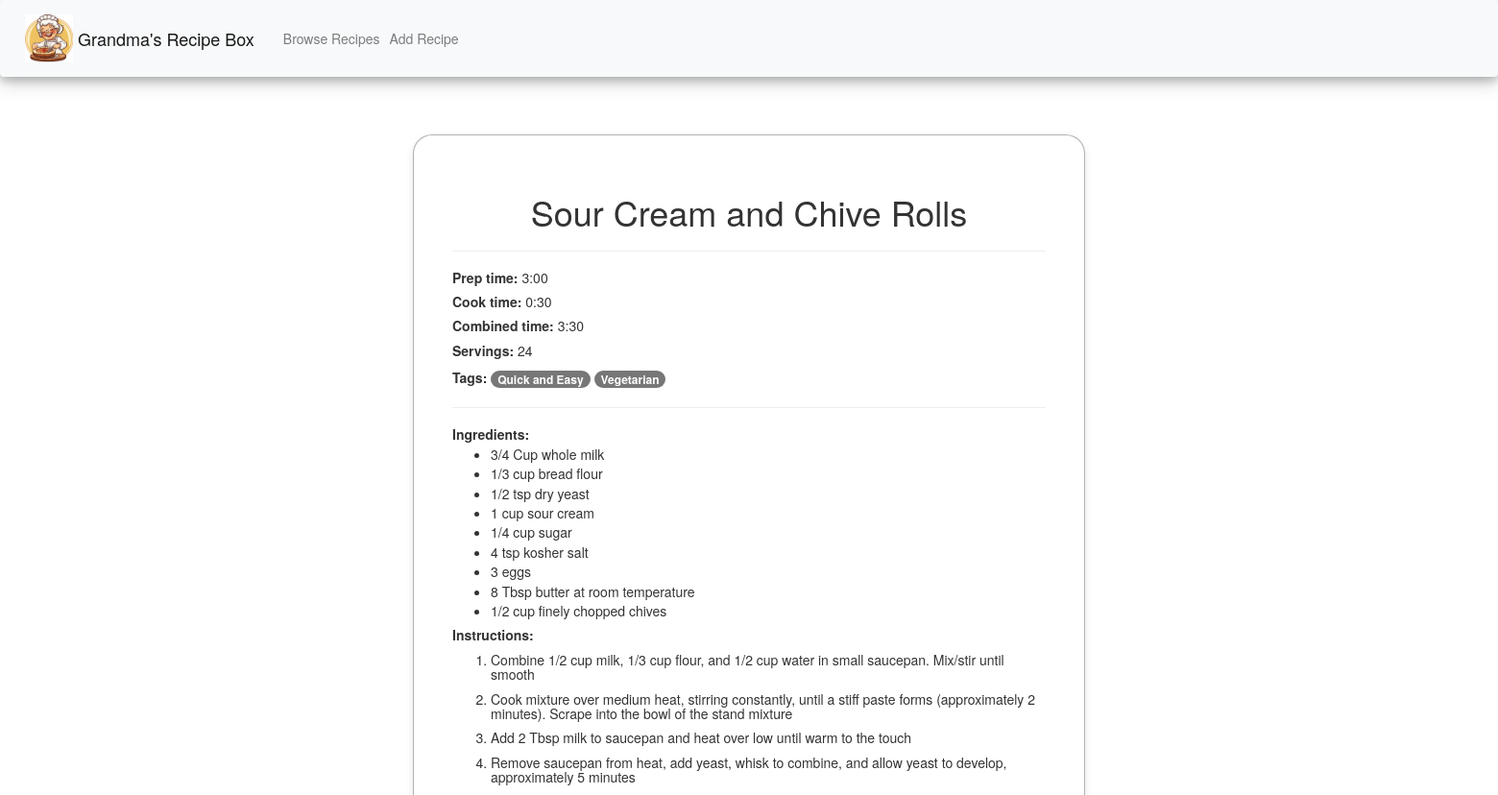
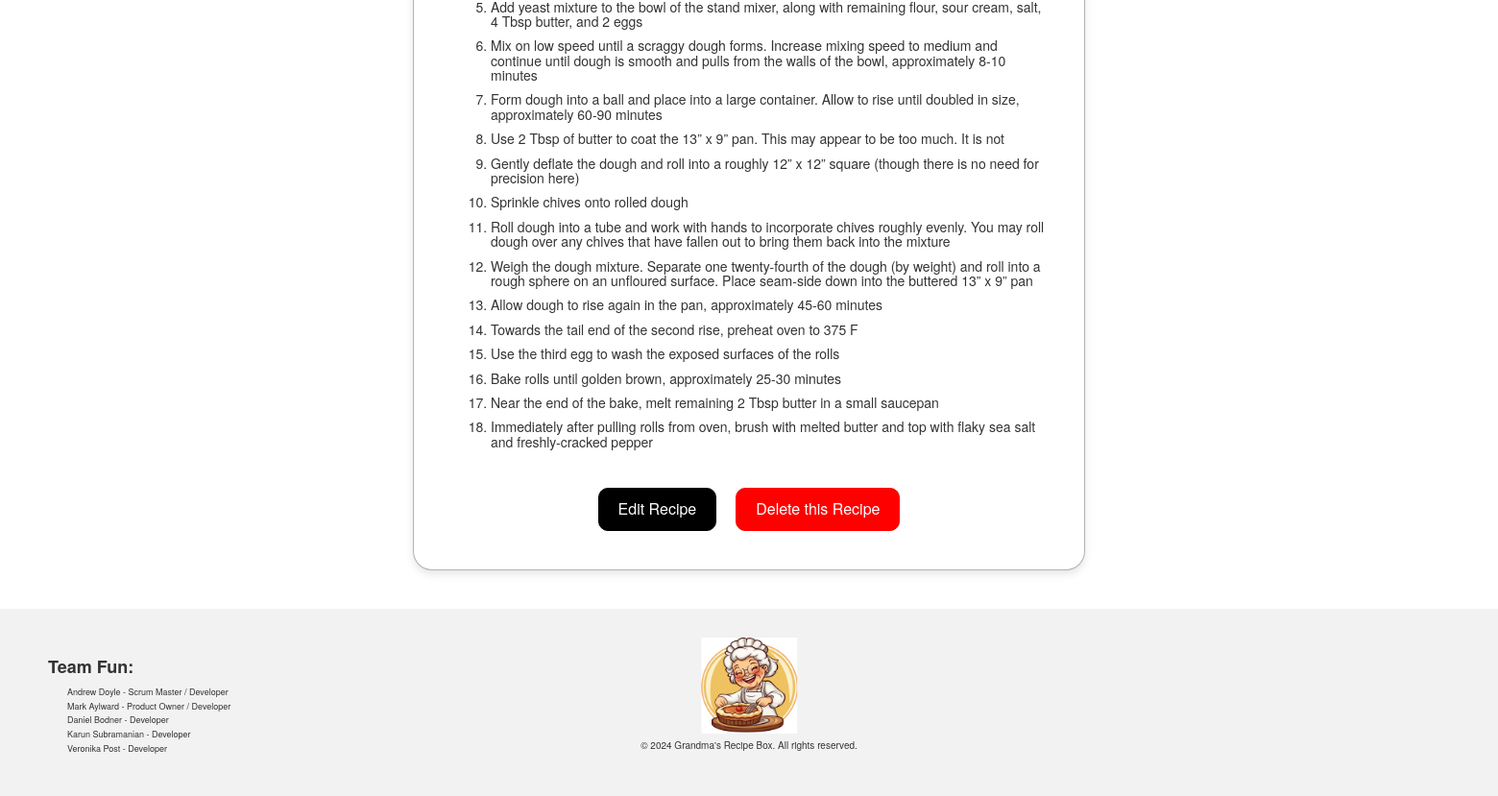
/viewRecipe/22, run on an earlier commit of the app's database (2 pictures, top to bottom).
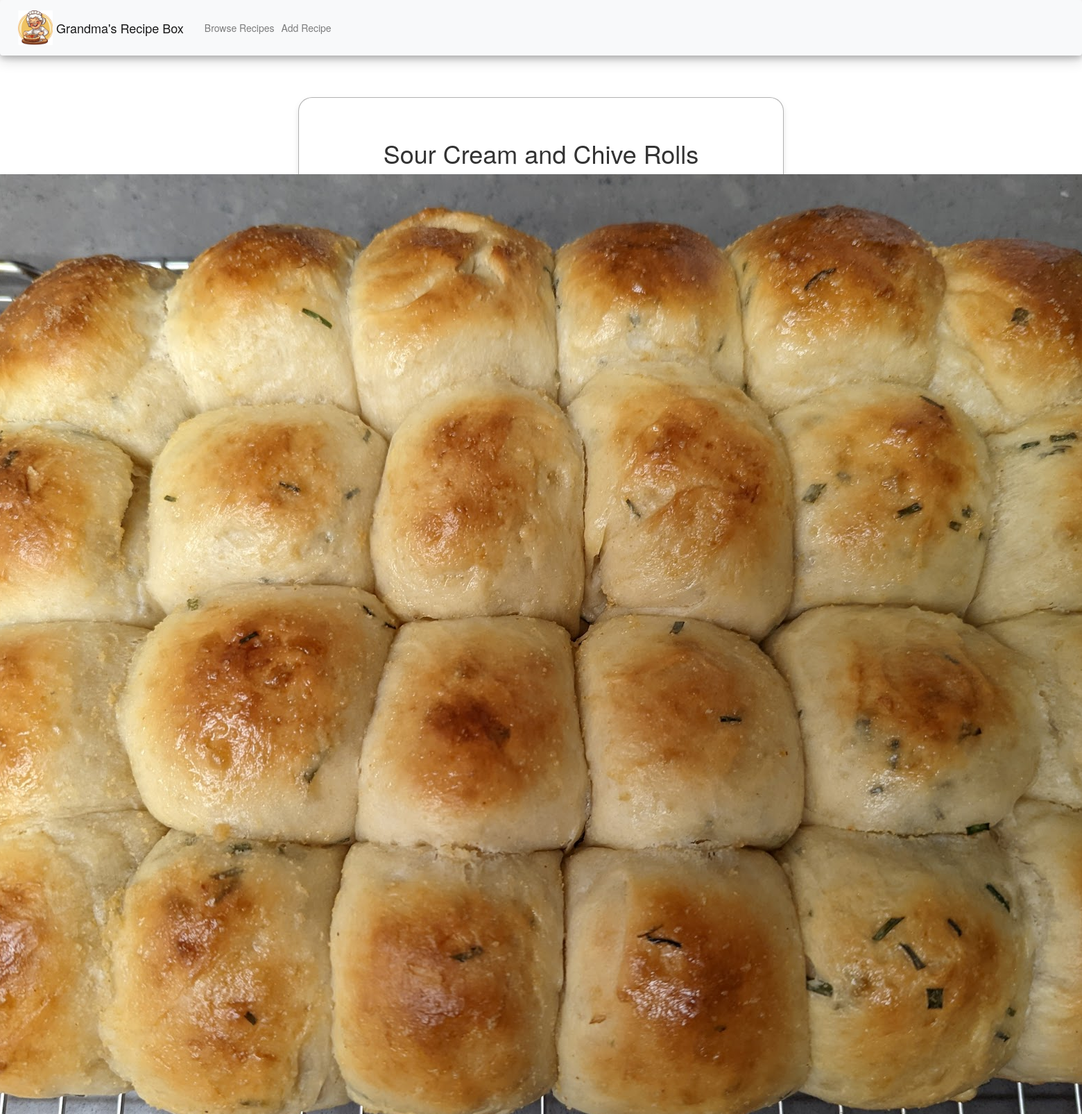
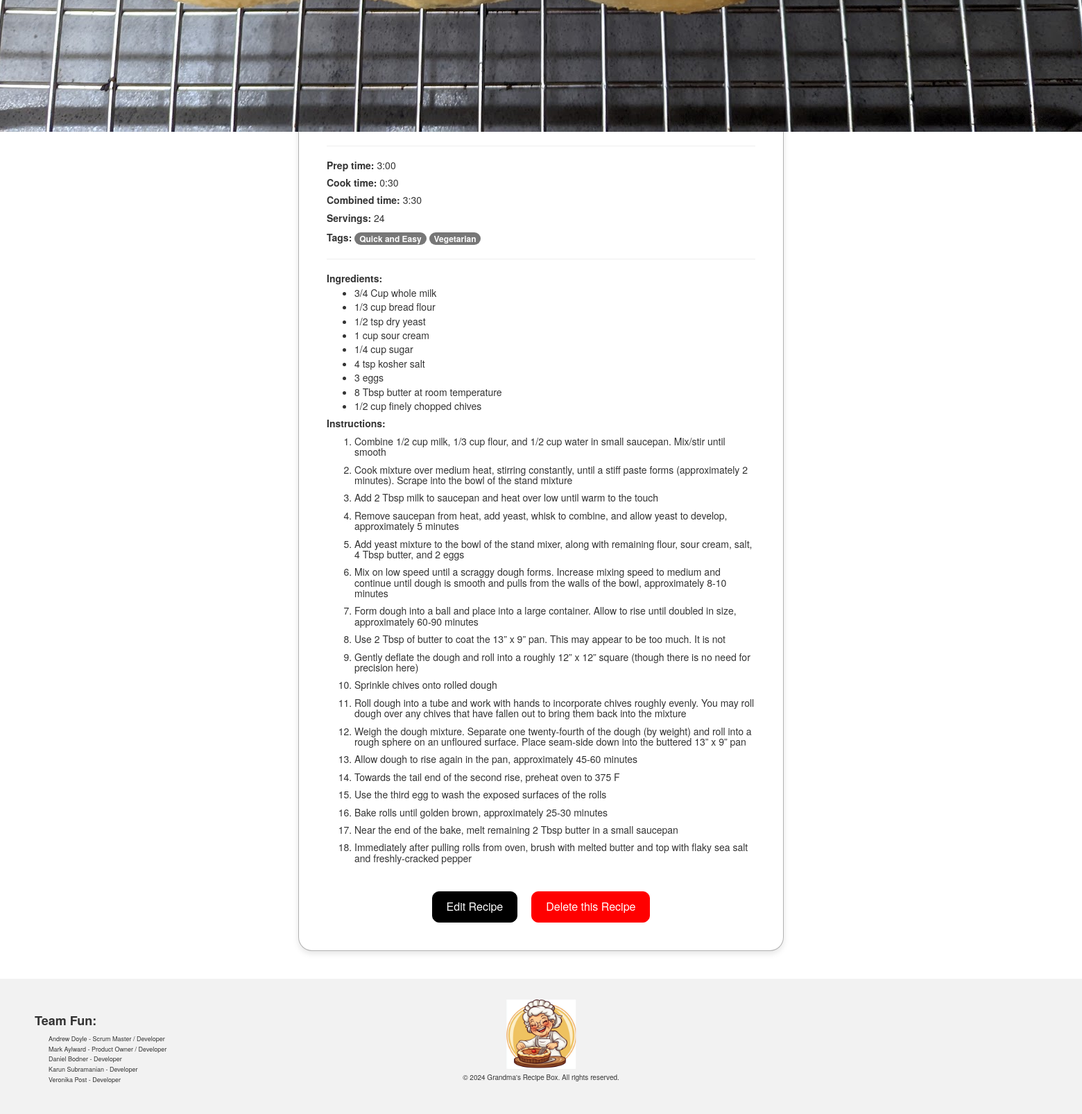
And on a later commit of the database (2 pictures, top to bottom).
### recipes/models.py (models this page shows, shortened)
class Recipe(models.Model):
    title = models.CharField(max_length=100, null=False, blank=False)
    ingredients = models.TextField(null=False, blank=False)
    instructions = models.TextField(null=False, blank=False)
    prepMinutes = models.IntegerField(null=False, blank=False)
    cookMinutes = models.IntegerField(null=False, blank=False)
    servings = models.IntegerField(null=False, blank=False)
    tags = TaggableManager()
    image = models.ImageField(upload_to='images/', null=True, blank=True)
    thumbnail = ImageSpecField(
        source = 'image',
        processors = [ResizeToFit(300, 300)],
        format = 'JPEG',
        options = {'quality':80}
    )
    def get_ingredients_list(self):
        return self.ingredients.split("\n")
    def get_formatted_ingredients(self):
        html = []
        html.append("<ul>")
        lines = self.get_ingredients_list()
        for line in lines:
            html.append("<li class='ingredientItem'>" + self.clean_line(line) + "</li>")
        html.append("</ul>")
        return "".join(html)
    def get_instructions_list(self):
        return self.instructions.split('\n')
    def get_formatted_instructions(self):
        html = []
        html.append("<ol>")
        lines = self.get_instructions_list()
        for line in lines:
            html.append("<li class='instructionItem'>" + line + "</li>")
        html.append("</ol>")
        return "".join(html)
    def convert_mins_to_hhmm(self, mins):
        hours = mins // 60
        minutes = mins % 60
        return f"{hours}:{minutes:02d}"
    def combine_times(self):
        total_time = self.prepMinutes + self.cookMinutes
        return self.convert_mins_to_hhmm(total_time)
    def clean_line(self, line):
        sep_line = line.split(",")
        clean_line = " ".join(sep_line)
        return clean_line
    def get_tag_list(self):
        return list(self.tags.names())

### recipes/views.py (the view)
# urls.py: path("viewRecipe/<int:id>", views.viewRecipe, name="viewRecipe"),
def viewRecipe(request, id):
    recipe = crud_get_recipes(id = id)
    formattedIngredients = recipe.get_formatted_ingredients()
    formattedInstructions = recipe.get_formatted_instructions()
    prepTime = recipe.convert_mins_to_hhmm(recipe.prepMinutes)
    cookTime = recipe.convert_mins_to_hhmm(recipe.cookMinutes)
    combinedTime = recipe.combine_times()
    tags = recipe.get_tag_list()
    return render(request, "viewRecipe.html", {
        "recipe": recipe,
        "formattedIngredients": formattedIngredients,
        "formattedInstructions": formattedInstructions,
        "prepTime": prepTime,
        "cookTime" : cookTime,
        "combinedTime" : combinedTime,
        "tags": tags
    })

### recipes/crud.py (called while the page is built)
def crud_get_recipes(id = -1, tags = ()):
    if id != -1:
        return Recipe.objects.filter(id=id)[0]
    if tags:
        return Recipe.objects.filter(tags__name__in = tags)
    return Recipe.objects.all()

### recipes/templates/viewRecipe.html (shortened to what this page needs)
{% extends "layout.html" %}
{% block body %}
    <div class="mainDiv">
        <div class="viewRecipe">
            <h1 class="pageHeader">{{ recipe.title }}</h1>
            {% if recipe.image %}
                <div style="display:flex;justify-content:center;align-items:center;">
                    <img src="{{ recipe.thumbnail.url}}" alt="{{ recipe.title }}">
                </div>
            {% endif %}
            <hr>
            {% autoescape off %}
            <h5 class="recipeItem"><strong>Prep time:</strong> {{ prepTime }}</h5>
            <h5 class="recipeItem"><strong>Cook time:</strong> {{ cookTime }}</h5>
            <h5 class="recipeItem"><strong>Combined time:</strong> {{ combinedTime }}</h5>
            <h5 class="recipeItem"><strong>Servings:</strong> {{ recipe.servings }}</h5>
            <div class="recipeItem">
              <strong>Tags:</strong>
              {% for mt in tags %}
                <a href="#" class="badge badge-success">{{mt}}</a>
              {% endfor %}
            </div>
            <hr>
            <h5 class="recipeItem"><strong>Ingredients:</strong> {{ formattedIngredients }}</h5>
            <h5 class="recipeItem"><strong>Instructions:</strong> {{ formattedInstructions }}</h5>
            {% endautoescape %}
            <div class="viewRecipeButtons">
                <form action="{% url 'editRecipe' prev_id=recipe.id %}">
                    <button class="button" type="submit" value="Edit Recipe" >
                        Edit Recipe
                    </button>
                </form>
                <form action="{% url 'deleteRecipe' id=recipe.id %}">
                    <button class="deleteButton" type="submit" value="Delete Recipe" >
                        Delete this Recipe
                    </button>
                </form>
            </div>
        </div>
    </div>
{% endblock %}

What changed in the data, as far as the page shows it:
changed Recipe "Sour Cream and Chive Rolls": thumbnail: picture added
